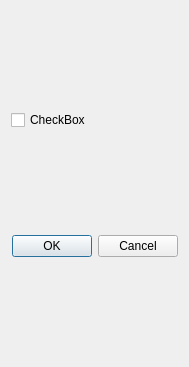
<?xml version="1.0" encoding="UTF-8"?>
<ui version="4.0">
 <class>TileListDialog</class>
 <widget class="QDialog" name="TileListDialog">
  <property name="geometry">
   <rect>
    <x>0</x>
    <y>0</y>
    <width>189</width>
    <height>367</height>
   </rect>
  </property>
  <property name="windowTitle">
   <string>Select Tiles</string>
  </property>
  <layout class="QGridLayout" name="gridLayout">
   <item row="0" column="0">
    <widget class="QCheckBox" name="0">
     <property name="text">
      <string>CheckBox</string>
     </property>
    </widget>
   </item>
   <item row="1" column="0">
    <widget class="QDialogButtonBox" name="buttonBox">
     <property name="orientation">
      <enum>Qt::Horizontal</enum>
     </property>
     <property name="standardButtons">
      <set>QDialogButtonBox::Cancel|QDialogButtonBox::Ok</set>
     </property>
    </widget>
   </item>
  </layout>
 </widget>
 <resources/>
 <connections>
  <connection>
   <sender>buttonBox</sender>
   <signal>accepted()</signal>
   <receiver>TileListDialog</receiver>
   <slot>accept()</slot>
   <hints>
    <hint type="sourcelabel">
     <x>248</x>
     <y>254</y>
    </hint>
    <hint type="destinationlabel">
     <x>157</x>
     <y>274</y>
    </hint>
   </hints>
  </connection>
  <connection>
   <sender>buttonBox</sender>
   <signal>rejected()</signal>
   <receiver>TileListDialog</receiver>
   <slot>reject()</slot>
   <hints>
    <hint type="sourcelabel">
     <x>316</x>
     <y>260</y>
    </hint>
    <hint type="destinationlabel">
     <x>286</x>
     <y>274</y>
    </hint>
   </hints>
  </connection>
 </connections>
</ui>
